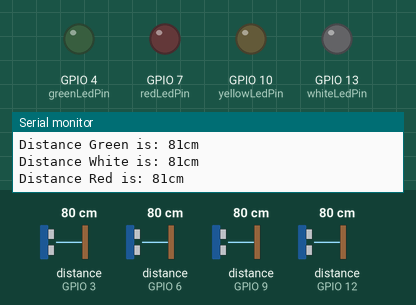
Simulated run of this sketch. Board: ESP8266 (NodeMCU). Parts: output pins drawn as LEDs (lit = HIGH), the last lines printed to the serial monitor. Inputs (shaded band) come from the test bench; at power-on: distance to the obstacle (sensors on GPIO 3, GPIO 6, GPIO 9, GPIO 12) 80 cm. The echo pulse lasts 58.3 µs per cm.

Above: at 1.2 s.
1.3 s: distance to the obstacle (sensor on GPIO 3) set to 17 cm
2.8 s: distance to the obstacle (sensor on GPIO 3) set to 14 cm
At 4.0 s:
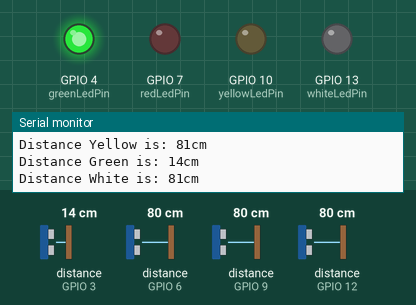
4.3 s: distance to the obstacle (sensor on GPIO 6) set to 17 cm
5.8 s: distance to the obstacle (sensor on GPIO 6) set to 14 cm
At 6.7 s:
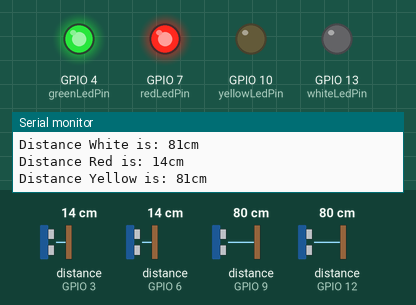
7.3 s: distance to the obstacle (sensor on GPIO 9) set to 17 cm
8.8 s: distance to the obstacle (sensor on GPIO 9) set to 14 cm
At 9.9 s:
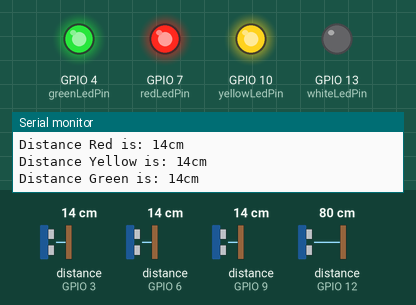
Timing chart, 0 to 11.3 s (numbered marks = the images above; inputs shaded):
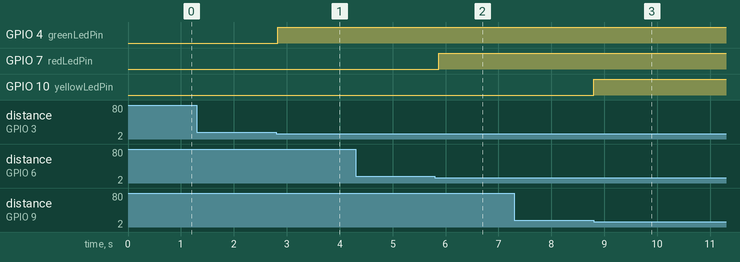

The sketch:

Pool.ino
```cpp
#include <Led_pools.h>
#include <UltrasonicUbidots.h>
#include <ArduinoSide.h>
#include <ConfigCodes.h>

ArduinoSide Arduino_Side;

// Ultrasonic trig pins
uint8_t redTrigPin = 5;
uint8_t yellowTrigPin = 8;
uint8_t greenTrigPin = 2;
uint8_t whiteTrigPin = 11;

// Ultrasonic echo pins
uint8_t redEchoPin = 6;
uint8_t yellowEchoPin = 9;
uint8_t greenEchoPin = 3;
uint8_t whiteEchoPin = 12;

// Led pins
int redLedPin = 7;
int yellowLedPin = 10;
int greenLedPin = 4;
int whiteLedPin = 13;

// Structure for better code
struct PoolSensor {
  UltrasonicUbidots ultrasonicUbidots;
  LedPools led;
};

PoolSensor sensors[] = {
  { UltrasonicUbidots(RED_ULTRASONIC_UBIDOTS_VARIABLE_ID, UltrasonicPools(redTrigPin, redEchoPin, "Red")), LedPools(redLedPin) },
  { UltrasonicUbidots(YELLOW_ULTRASONIC_UBIDOTS_VARIABLE_ID, UltrasonicPools(yellowTrigPin, yellowEchoPin, "Yellow")), LedPools(yellowLedPin) },
  { UltrasonicUbidots(GREEN_ULTRASONIC_UBIDOTS_VARIABLE_ID, UltrasonicPools(greenTrigPin, greenEchoPin, "Green")), LedPools(greenLedPin) },
  { UltrasonicUbidots(WHITE_ULTRASONIC_UBIDOTS_VARIABLE_ID, UltrasonicPools(whiteTrigPin, whiteEchoPin, "White")), LedPools(whiteLedPin) }
};

int sensorsCount = 0;

void setup() {
  // put your setup code here, to run once:
  Serial.begin(9600);
  Arduino_Side.begin(ARDUINO_ESP8266_COMMUNICATION_ID);

  sensorsCount = sizeof(sensors)/sizeof(sensors[0]);

  for (int i = 0; i < sensorsCount; i++) {
    sensors[i].led.begin();
  }
}

void loop() {
  // put your main code here, to run repeatedly:
  String message = "";

  for (int i = 0; i < sensorsCount; i++) {
    long distance = sensors[i].ultrasonicUbidots.getUltrasonicPool().distanceInCm();
    char code = handleLedLight(distance, &sensors[i].led);
    sensors[i].ultrasonicUbidots.getUltrasonicPool().printDistanceInCm(distance);
    message +=
      (String)code + (String)DELIMITER +
      (String)sensors[i].ultrasonicUbidots.getID() + (String)DELIMITER +
      (String)distance + (String)DELIMITER;
  }

  message += (String)DELIMITER;

  Arduino_Side.sendMessage(message.c_str());
}

char handleLedLight(long distance, LedPools* led) {
  char code;

  if (distance <= CLOSE_DISTANCE_TURN_ON_LED) {
    led->turnOn();
    code = DISTANCE;
  } else {
    led->turnOff();
    code = NOTHING;
  }

  return code;
}
```

ArduinoSide.cpp
```cpp
#include "ArduinoSide.h"
#include "ConfigCodes.h"
char outMessage[ARDUINO_ESP8266_COMMUNICATION_REQUEST_LENGTH] = "0";

#include "Arduino.h"

ArduinoSide::ArduinoSide(){
}

void ArduinoSide::begin(int numOfDevice){
  Wire.begin(numOfDevice);
  Wire.onRequest(ArduinoSide::requestEvent);
}

static void ArduinoSide::requestEvent(){
  Wire.write(outMessage);
}


void ArduinoSide::sendMessage(char* message){
  strcpy(outMessage ,message);
}
```

ArduinoSide.h
```cpp
#include <Wire.h>
#include <string.h>
#include "ConfigCodes.h"

class ArduinoSide{
  public:
    ArduinoSide();
    void begin(int numOfDevice);
	  static void requestEvent();
	  void sendMessage(char* message);
};
```

Led_pools.cpp
```cpp
#include <Led_pools.h>

LedPools::LedPools(uint8_t pin)
    : pin(pin) {
}

void LedPools::begin() {
    pinMode(this->pin, OUTPUT);
}

void LedPools::turnOn() {
    digitalWrite(this->pin, HIGH);
}

void LedPools::turnOff() {
    digitalWrite(this->pin, LOW);
}
```

Led_pools.h
```cpp
#include <stdint.h>

#ifndef Arduino_h
#include <Arduino.h>
#endif

#ifndef Led_pools_H
#define Led_pools_H
#endif

class LedPools {
    public:
        LedPools(uint8_t pin);
        void begin();
        void turnOn();
        void turnOff();

    private:
        uint8_t pin;
};
```

UltrasonicUbidots.h
```cpp
#include "Ultrasonic_pools.h"

#ifndef UltrasonicUbidots_h
#define UltrasonicUbidots_h
#endif

class UltrasonicUbidots {
    public:
        UltrasonicUbidots(char* ID, UltrasonicPools ultrasonicPool)
            : ID(ID),
              ultrasonicPool(ultrasonicPool) {

        }
        char* getID() {
            return this->ID;
        }
        UltrasonicPools getUltrasonicPool() {
            return this->ultrasonicPool;
        }

    private:
        char* ID;
        UltrasonicPools ultrasonicPool;
};
```

Ultrasonic_pools.cpp
```cpp
#include <Ultrasonic_pools.h>

UltrasonicPools::UltrasonicPools(uint8_t trigPin, uint8_t echoPin, char* color)
    : sonar(trigPin, echoPin),
      color(color) {
}

long UltrasonicPools::distanceInCm() {
    delay(DELAY_BETWEEN_SONAR_PINGS);
    return this->sonar.ping_cm();
}

void UltrasonicPools::printDistanceInCm(long distance) {
    Serial.print("Distance ");
    Serial.print(this->color);
    Serial.print(" is: ");
    Serial.print(distance);
    Serial.println("cm");
}
```

Ultrasonic_pools.h
```cpp
#include <stdint.h>

#ifndef NewPing_h
#include <NewPing.h>
#endif

#ifndef Ultrasonic_pools_h
#define Ultrasonic_pools_h
#endif

// Sonar/Ping parameters
#ifndef DELAY_BETWEEN_SONAR_PINGS
#define DELAY_BETWEEN_SONAR_PINGS 35
#endif

class UltrasonicPools {
    public:
        UltrasonicPools(uint8_t trigPin, uint8_t echoPin, char* color);
        long distanceInCm();
        void printDistanceInCm(long distance);

    private:
        uint8_t trigPin;
        uint8_t echoPin;
        char* color;
        NewPing sonar;
};
```

Vibration_pools.cpp
```cpp
#include <Vibration_pools.h>

VibrationPools::VibrationPools(uint8_t pin)
    : pin(pin) {
}

void VibrationPools::begin() {
    pinMode(this->pin, INPUT);
}

bool VibrationPools::vibration() {
    int digital = digitalRead(this->pin);
    return (digital == HIGH);
}
```

Vibration_pools.h
```cpp
#include <stdint.h>

#ifndef Arduino_h
#include <Arduino.h>
#endif

#ifndef Vibration_pools_H
#define Vibration_pools_H
#endif

class VibrationPools {
    public:
        VibrationPools(uint8_t pin);
        void begin();
        bool vibration();

    private:
        uint8_t pin;
};
```

ConfigCodes.h
```cpp
#define NOTHING '0'
#define POOL '1'
#define DISTANCE '2'

#define DELIMITER '_'

#define ARDUINO_ESP8266_COMMUNICATION_ID 8
#define ARDUINO_ESP8266_COMMUNICATION_REQUEST_LENGTH 4 * 31 + 2

#define WIFI_SSID "benami_2.4"
#define WIFI_PASS "0522500251"
#define BLYNK_TOKEN "21eb6f4db2ed43edb67f7bd376454a75"
#define UBIDOTS_TOKEN "A1E-vFPRPKyNP06pAxy5ANysG9LUcrwD48"

#define RED_ULTRASONIC_UBIDOTS_VARIABLE_ID "5b533799c03f97583cdeec1d"
#define YELLOW_ULTRASONIC_UBIDOTS_VARIABLE_ID "5b5337a0c03f9758774e5013"
#define GREEN_ULTRASONIC_UBIDOTS_VARIABLE_ID "5b5337a8c03f9758774e5017"
#define WHITE_ULTRASONIC_UBIDOTS_VARIABLE_ID "5b5337acc03f9758774e5019"

#define D6_VIBRATION_UBIDOTS_VARIABLE_ID "5b5337c2c03f9758774e5039"
#define D7_VIBRATION_UBIDOTS_VARIABLE_ID "5b5337c8c03f9758774e503c"

#define CLOSE_DISTANCE_TURN_ON_LED 15
```

Measured:
- the behaviour switches between 16 and 15 cm on distance to the obstacle (sensor on GPIO 3) (found by bisection; images 0 and 1)
- the behaviour switches between 16 and 15 cm on distance to the obstacle (sensor on GPIO 6) (found by bisection; images 1 and 2)
- the behaviour switches between 16 and 15 cm on distance to the obstacle (sensor on GPIO 9) (found by bisection; images 2 and 3)
- after the input at 2.8 s, GPIO 4 (greenLedPin): LOW → HIGH at once
- after the input at 5.8 s, GPIO 7 (redLedPin): LOW → HIGH after 0.07 s
- after the input at 8.8 s, GPIO 10 (yellowLedPin): LOW → HIGH at once
